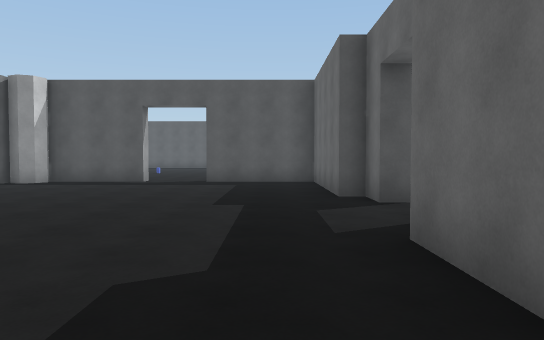
View 1 (above)

22 first-person views from a walk through a scene from a Unity 3-D project. The camera is 1.5 m above the floor, tilts 2° down and sees 70° across. The floor is counted in squares, 2 m on a side. Each view is taken from the middle of a square. On the plan, view 1 faces up. The plan holds only what a view shows up to about 12 squares ahead; the rest is blank. Surface patterns are stand-ins for the level's own textures.

View 2
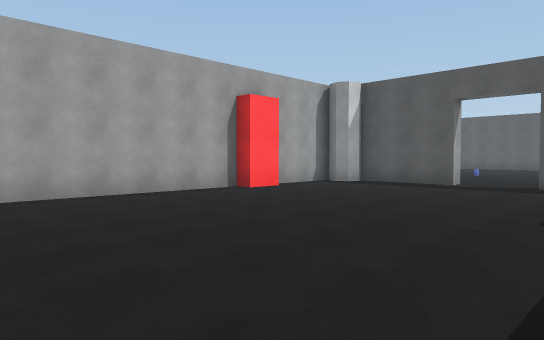

View 3
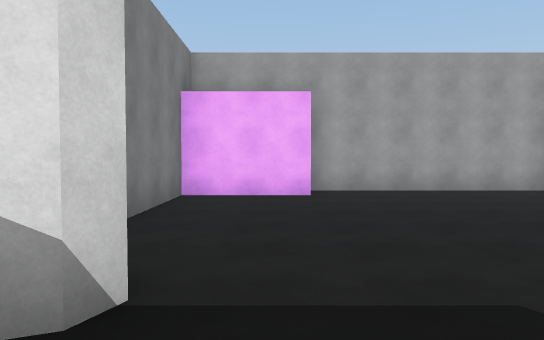

View 4
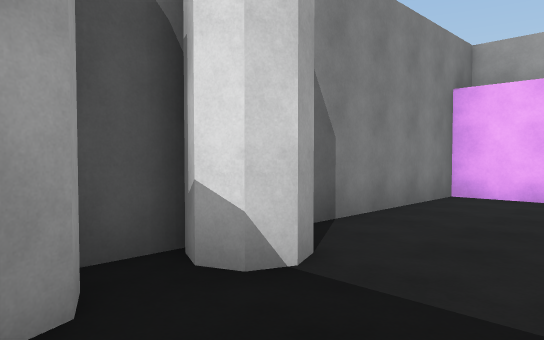

View 5
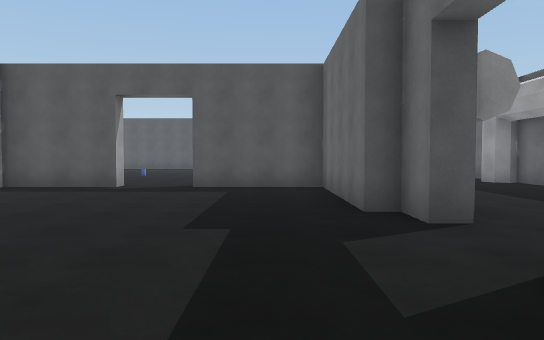

View 6
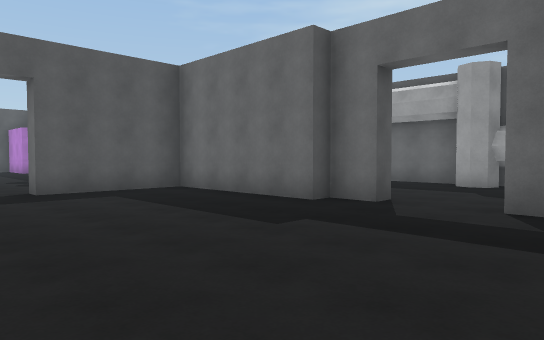

View 7
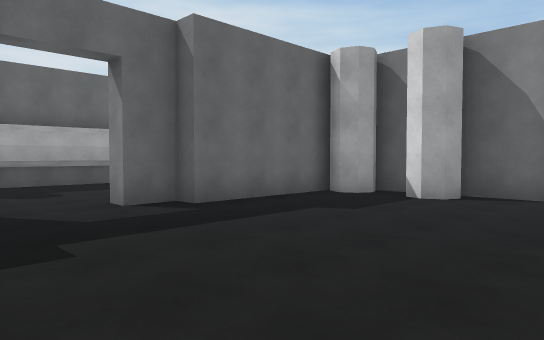

View 8
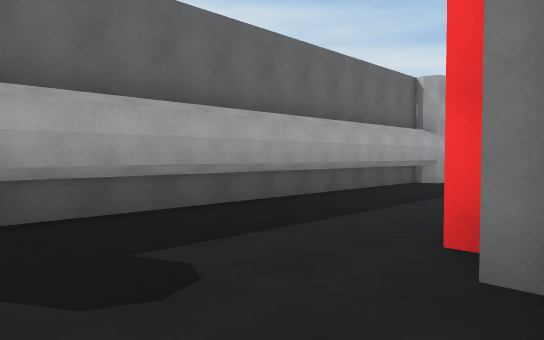

View 9
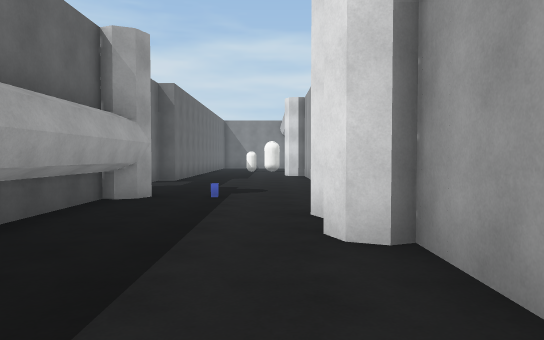

View 10
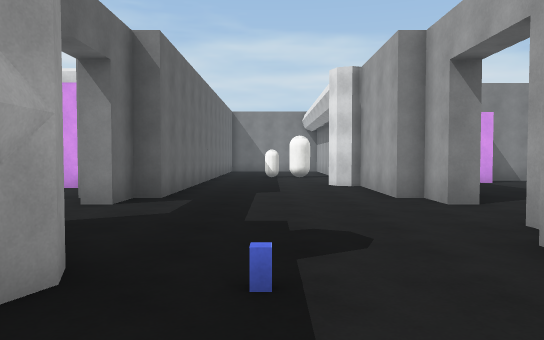

View 11
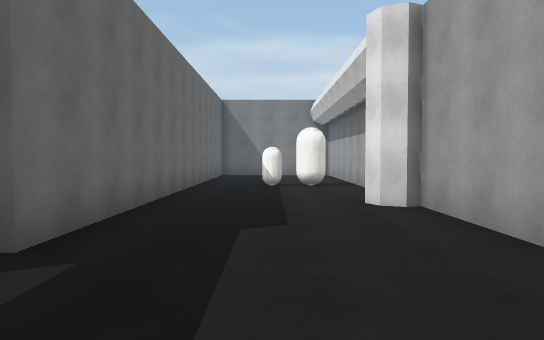

View 12
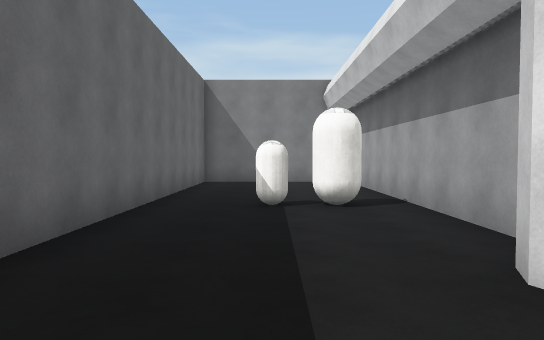

View 13
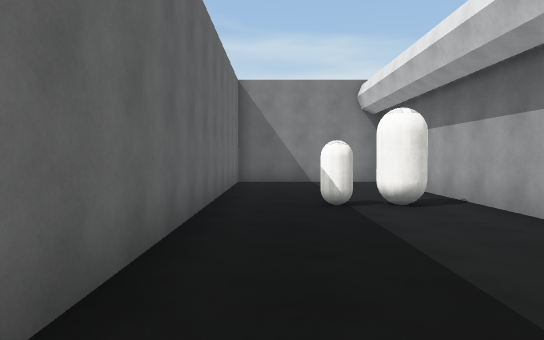

View 14
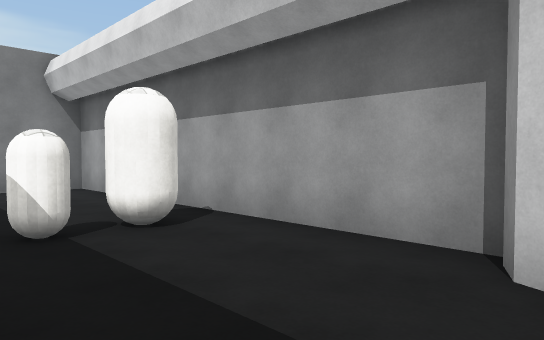

View 15
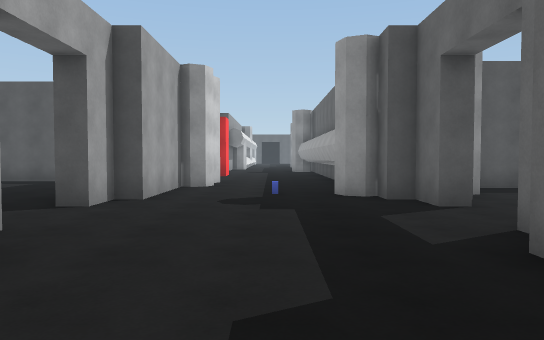

View 16
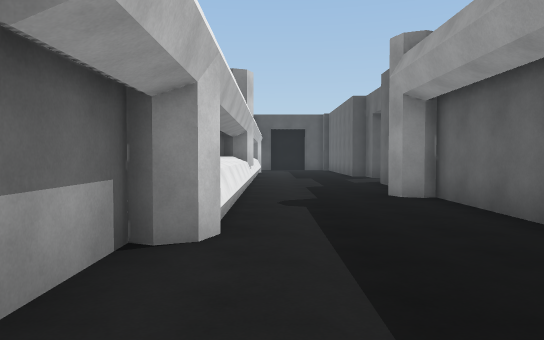

View 17
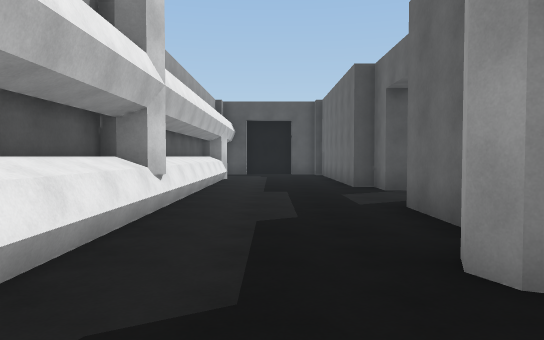

View 18
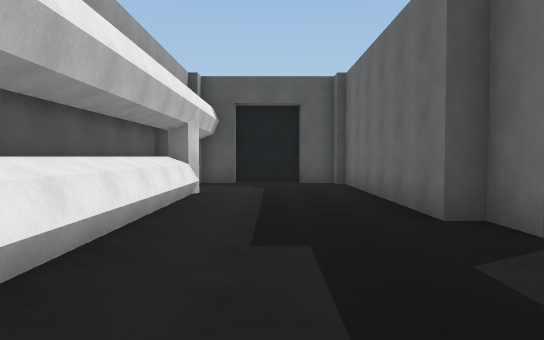

View 19
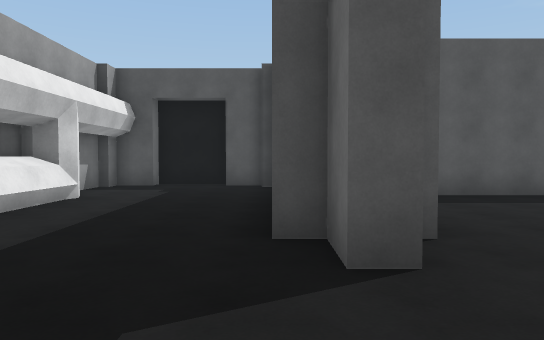

View 20
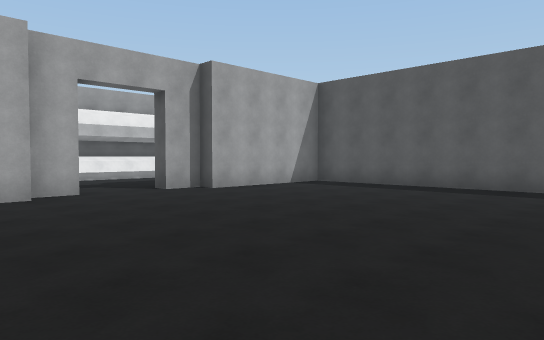

View 21
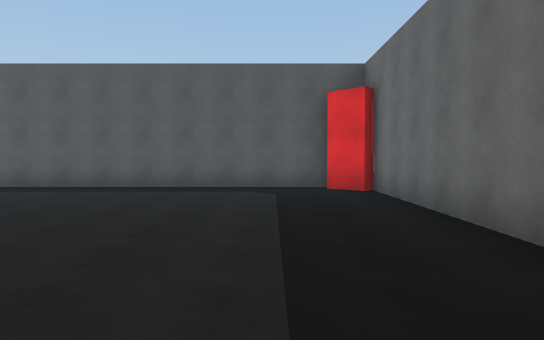

View 22
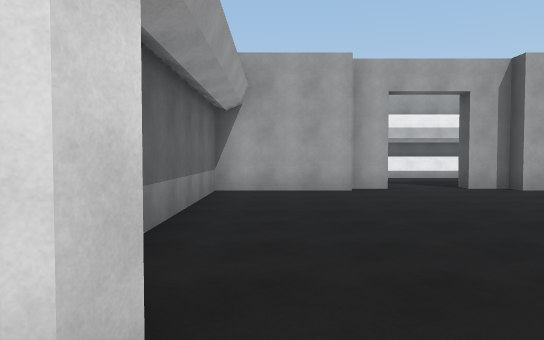

### Floor plan
Key: @ floor where view 1 was taken; # wall or solid block; . floor; C capsule.
Columns run from 8 left of view 1 to 19 right of it. Each row starts with its distance up from view 1.
 28             ###
 27           ###.##
 26           #....#
 25            ....############
 24            #...##.........##
 23            #...##..........#
 22            #...##..........#
 21            #...##..........#
 20            #....#..........#
 19            #...............#
 18            #...............#
 17            #....#..........
 16       ..   #...##.......
 15      ...   #...##.........
 14     ...    #...##..... ##
 13     ...    #...#######
 12  ####..#####...#
 11 ##........##...#
 10 #.........##...#
  9 #.........#....#
  8 ##........#....#
  7 #.........#....#
  6 #..............#
  5 #..............#
  4 #.........#....#
  3 #.........#....#
  2 #.........##...#
  1 ##........#....#
  0  #.....#@##....#
 -1  ##########....#
 -2      ...  ##...#
 -3       ..  ##...#  ##
 -4        .. #....#  ..
 -5        ...#....###.
 -6         ..#....##..
 -7          .#.....#.
 -8          ........
 -9          ........
-10         ..#....##.
-11         ..#....# .
-12        .. #....# ..
-13       ... ##...#  #
-14       .#  #....#
-15      ###  #....#
-16           #....#
-17           #.CC.#
-18           #....#
-19           #....#
-20           #....#
-21           #....#
-22           #....#
-23           ######

Positions as (right, up) in squares from view 1, and headings:
1: (0, 0), facing up
2: (0, 1), facing up-left
3: (1, 1), facing left
4: (1, 2), facing down-left
5: (0, 2), facing up
6: (-4, 3), facing up-right
7: (-4, 7), facing down-right
8: (2, 6), facing down-right
9: (4, 2), facing down
10: (5, -3), facing down
11: (5, -7), facing down
12: (5, -11), facing down
13: (6, -11), facing down
14: (6, -13), facing down-left
15: (5, -13), facing up
16: (4, 6), facing up
17: (5, 11), facing up
18: (5, 16), facing up
19: (7, 17), facing up
20: (16, 15), facing up-left
21: (16, 15), facing up
22: (17, 15), facing left
